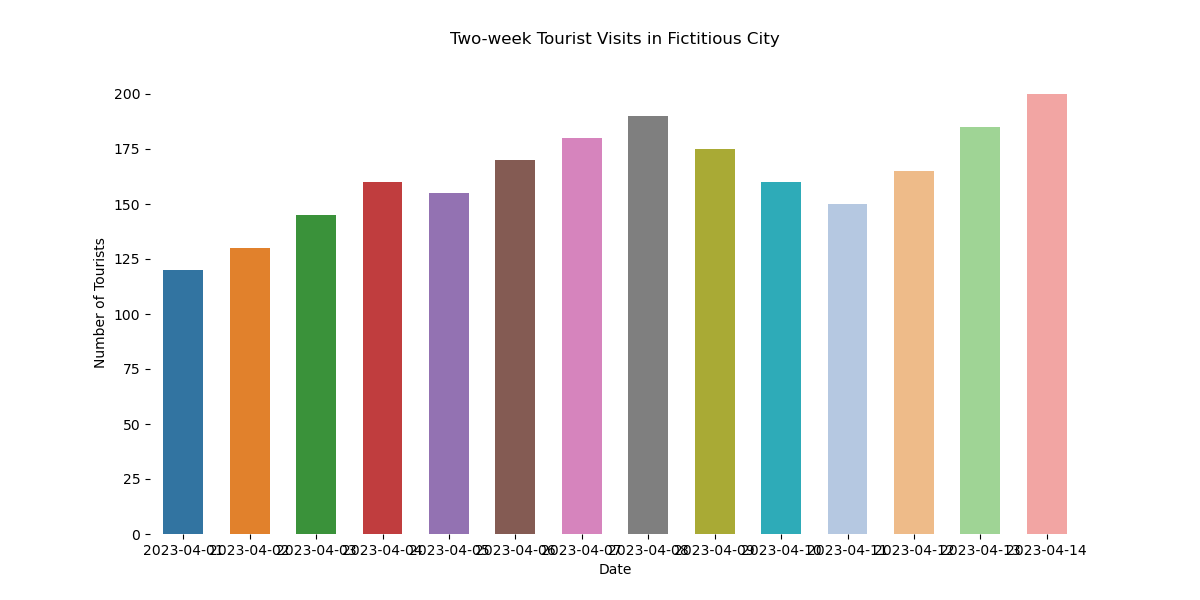

The script that drew this image:

import seaborn as sns
import pandas as pd
import matplotlib.pyplot as plt

# Data
data = {
    'Date': ['2023-04-01', '2023-04-02', '2023-04-03', '2023-04-04', 
             '2023-04-05', '2023-04-06', '2023-04-07', '2023-04-08', 
             '2023-04-09', '2023-04-10', '2023-04-11', '2023-04-12', 
             '2023-04-13', '2023-04-14'],
    'Number of Tourists': [120, 130, 145, 160, 155, 170, 180, 190, 175, 160, 150, 165, 185, 200]
}

df = pd.DataFrame(data)

# Visualization
plt.figure(figsize=(12, 6))
sns.barplot(x='Date', y='Number of Tourists', data=df,
            palette=['#1f77b4', '#ff7f0e', '#2ca02c', '#d62728',
                     '#9467bd', '#8c564b', '#e377c2', '#7f7f7f',
                     '#bcbd22', '#17becf', '#aec7e8', '#ffbb78',
                     '#98df8a', '#ff9896'],
            width=0.6,
            orient='v')

plt.xlabel('Date')
plt.ylabel('Number of Tourists')
plt.title('Two-week Tourist Visits in Fictitious City', pad=20)
sns.despine(left=True, bottom=True)

plt.show()
